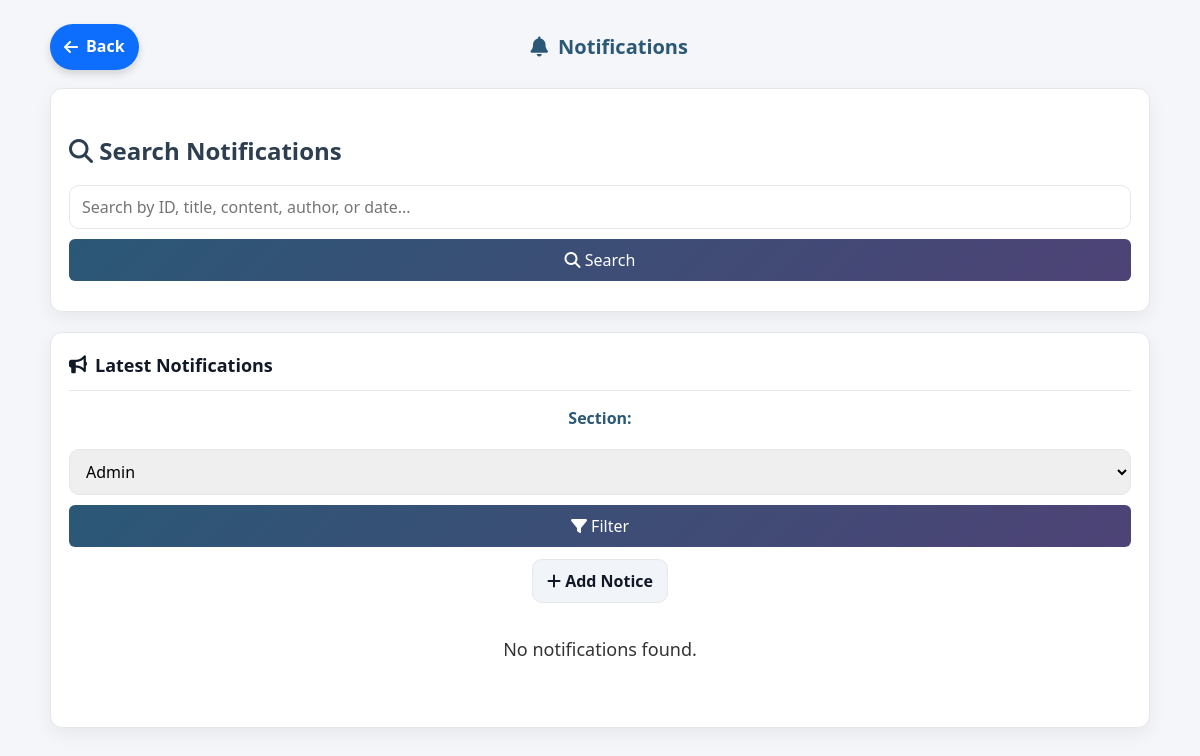
The page /admin/notification.php on the database as committed earlier.
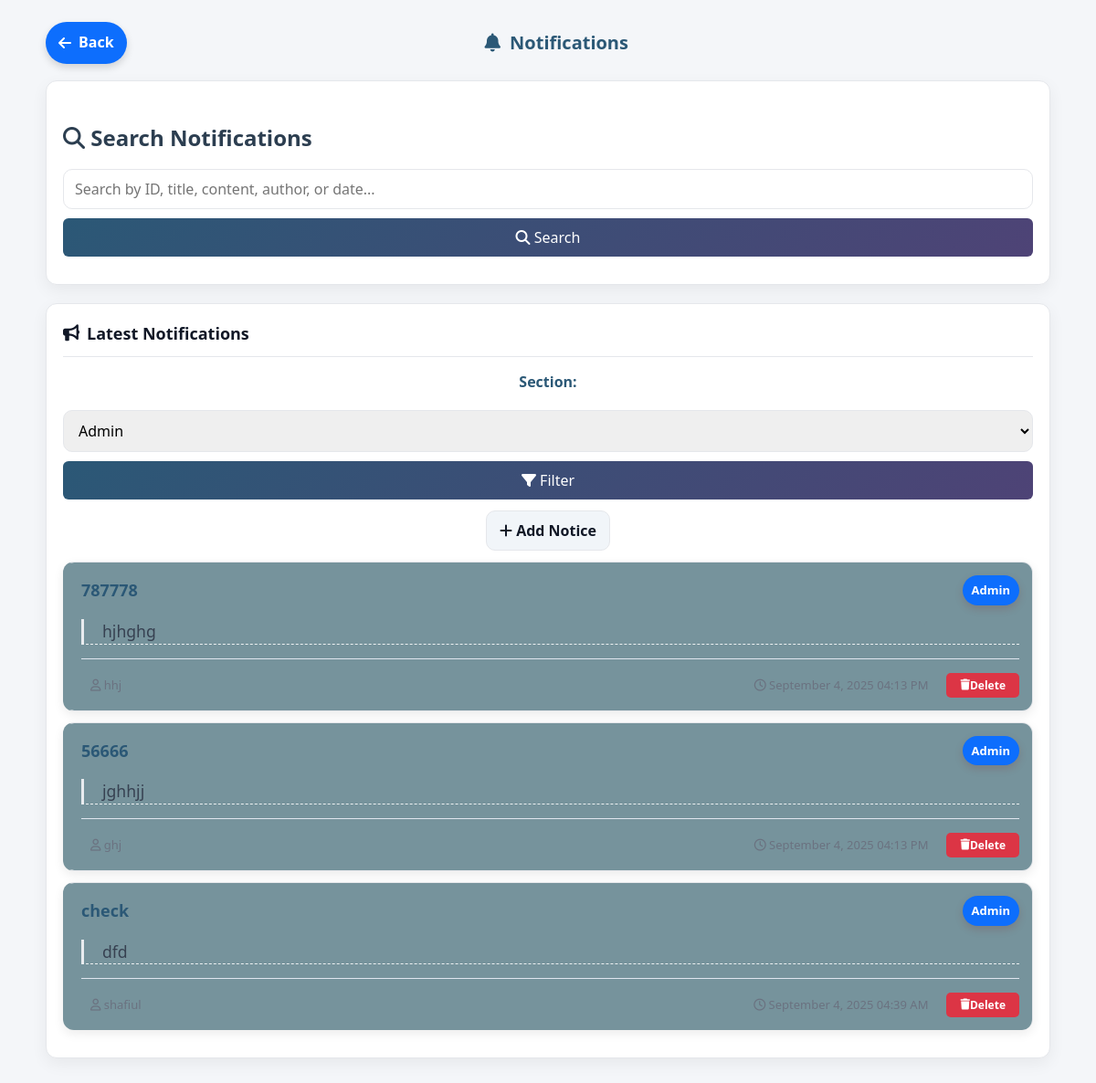
The same page on the database as committed later.
### tables this page shows
CREATE TABLE `notice` (
  `id` int(11) NOT NULL,
  `title` varchar(255) NOT NULL,
  `section` varchar(100) NOT NULL,
  `sub_section` varchar(50) DEFAULT NULL,
  `content` text NOT NULL,
  `author` varchar(100) NOT NULL,
  `created_at` timestamp NOT NULL DEFAULT current_timestamp(),
  `viewed` tinyint(1) DEFAULT 0 COMMENT '0=unread, 1=read'
);

### admin/notification.php (the view, shortened to what this page needs)
<?php
require_once '../library/notice.php';
$con = new mysqli(DB_SERVER, DB_USERNAME, DB_PASSWORD, DB_NAME);
$admin_email = $_SESSION['admin_email'] ?? '';
function getUnreadCounts($con, $admin_email) {
    $unreadCounts = [];
    $sections = ['Student', 'Staff', 'Department', 'Faculty', 'Library', 'Account', 'Admin', 'Bank', 'Event'];
    foreach ($sections as $section) {
        $query = "SELECT COUNT(*) as count FROM notice WHERE section = ? AND viewed = 0";
        if ($stmt = $con->prepare($query)) {
            $stmt->bind_param("s", $section);
            $stmt->execute();
            $result = $stmt->get_result();
            $row = $result->fetch_assoc();
            $unreadCounts[$section] = $row['count'];
        }
    }
    $departments = ['BCSE', 'EEE', 'BBA', 'ME', 'ENG', 'MATH', 'CIVIL', 'MBA', 'MHP', 'BSAg', 'BSME', 'BATHM', 'BSN'];
    foreach ($departments as $dept) {
        $query = "SELECT COUNT(*) as count FROM notice WHERE section = 'Department' AND sub_section = ? AND viewed = 0";
        if ($stmt = $con->prepare($query)) {
            $stmt->bind_param("s", $dept);
            $stmt->execute();
            $result = $stmt->get_result();
            $row = $result->fetch_assoc();
            $unreadCounts[$dept] = $row['count'];
        }
    }
    $query = "SELECT COUNT(*) as count FROM update_requests WHERE admin_email = ? AND action = 0";
    if ($stmt = $con->prepare($query)) {
        $stmt->bind_param("s", $admin_email);
        $stmt->execute();
        $result = $stmt->get_result();
        $row = $result->fetch_assoc();
        $unreadCounts['update_request'] = $row['count'];
    }
    return $unreadCounts;
}
$unreadCounts = getUnreadCounts($con, $admin_email);
$search_query = $_POST['search_query'] ?? '';
$show_search_results = false;
$selected_section = $_POST['section'] ?? 'Admin';
$selected_sub_section = $_POST['sub_section'] ?? '';
?>
<!DOCTYPE html>
<html lang="en">
<head>
    <link rel="stylesheet" href="all.css">
    <link rel="stylesheet" href="https://cdnjs.cloudflare.com/ajax/libs/font-awesome/6.5.0/css/all.min.css">
</head>
<body>
<div class="topbar">
    <a href="admin.php" class="back-btn">
    <i class="fa-solid fa-arrow-left"></i> Back
</a>
    <div class="page-title"><i class="fa-solid fa-bell"></i> Notifications</div>
</div>
<div class="panel search-panel">
    <h3><i class="fa-solid fa-search"></i> Search Notifications</h3>
    <form method="post" class="filter-form">
        <input type="search" name="search_query" placeholder="Search by ID, title, content, author, or date..." value="<?php echo htmlspecialchars($search_query); ?>" style="flex: 1;">
        <button type="submit" name="search_notices" class="btn-primary">
            <i class="fa-solid fa-search"></i> Search
        </button>
    </form>
</div>
<?php if (!$show_search_results): ?>
<div class="panel">
    <div class="section-header">
        <div class="section-title">
            <i class="fa-solid fa-bullhorn"></i>
            Latest Notifications
        </div>
    </div>
    <form method="post" class="filter-form">
        <label for="section">Section:</label>
        <select name="section" id="section" onchange="this.form.submit()">
            <?php
            $sections = ['Student', 'Faculty', 'Staff', 'Admin', 'AO', 'Bank', 'Department', 'Event', 'update_request'];
            foreach ($sections as $sec) {
                $sel = ($sec === $selected_section) ? 'selected' : '';
                if ($sec === 'update_request') {
                    $count = $unreadCounts['update_request'] ?? 0;
                } else {
                    $count = $unreadCounts[$sec] ?? 0;
                }
                $badge = $count > 0 ? " <span class='badge'>$count</span>" : "";
                echo "<option value=\"".htmlspecialchars($sec)."\" $sel>".htmlspecialchars($sec).$badge."</option>";
            }
            ?>
        </select>
        <button type="submit" name="notification" class="btn-primary"><i class="fa-solid fa-filter"></i> Filter</button>
    </form>
    <?php if ($selected_section !== 'update_request' && $selected_section !== 'Department' && $selected_section !== 'Event'): ?>
        <div style="text-align:center; margin:12px 0;">
            <form method="post" style="display:inline-block;">
                <button type="submit" name="show_add_notice_form" class="btn-ghost"><i class="fa-solid fa-plus"></i> Add Notice</button>
            </form>
        </div>
    <?php endif; ?>
    <?php
    $notices = [];
    if ($selected_section !== 'update_request') {
        if ($selected_section === 'Department' && !empty($selected_sub_section)) {
            $query1 = "SELECT * FROM notice WHERE section='Department' AND sub_section = ? ORDER BY created_at DESC";
            if ($stmt = $con->prepare($query1)) {
                $stmt->bind_param("s", $selected_sub_section);
                $stmt->execute();
                $result1 = $stmt->get_result();
                while ($row = $result1->fetch_assoc()) {
                    $row['source'] = 'notice';
                    $notices[] = $row;
                }
                $stmt->close();
            }
        } else {
            $query1 = "SELECT * FROM notice WHERE section = ? ORDER BY created_at DESC";
            if ($stmt = $con->prepare($query1)) {
                $stmt->bind_param("s", $selected_section);
                $stmt->execute();
                $result1 = $stmt->get_result();
                while ($row = $result1->fetch_assoc()) {
                    $row['source'] = 'notice';
                    $notices[] = $row;
                }
            }
        }
    }
    if (count($notices) > 0) {
        foreach ($notices as $row) {
            if ($row['source'] === 'notice') {
                $noticeClass = ($row['viewed'] == 0) ? "notice-card unread" : "notice-card read"; ?>
                <div class="<?php echo $noticeClass; ?>">
                    <div class="notice-header">
                        <h3 class="notice-title"><?php echo htmlspecialchars($row['title']); ?></h3>
                        <span class="notice-section">
                            <?php
                            echo htmlspecialchars($row['section']);
                            ?>
                        </span>
                    </div>
                    <div class="notice-content"><?php echo nl2br(htmlspecialchars($row['content'])); ?></div>
                    <div class="notice-footer">
                        <span><i class="fa-regular fa-user"></i> <?php echo htmlspecialchars($row['author']); ?></span>
                        <div class="date-delete-container">
                            <span><i class="fa-regular fa-clock"></i> <?php echo date('F j, Y h:i A', strtotime($row['created_at'])); ?></span>
                            <form method="post" style="display: inline;">
                                <button type="submit" name="delete_notice" class="delete-btn" onclick="return confirm('Are you sure you want to delete this notice?');">
                                    <i class="fa-solid fa-trash"></i> Delete
                                </button>
                            </form>
                        </div>
                    </div>
                </div>
            <?php }
        }
    } else {
        echo "<div class='no-notices'><p>No notifications found.</p></div>";
    }
    ?>
</div>
<?php endif; ?>

### library/notice.php (shortened to what this page needs)
<!DOCTYPE html>
<html lang="en">
<head>
   <link rel="stylesheet" href="library.css">
   <link rel="stylesheet" href="search_results.php">
</head>
<body>
   </body>
</html>

### library/library.css (style rules this page uses)
.notice-card { background: white; border-radius: 8px; box-shadow: 0 4px 12px rgba(0,0,0,0.08); padding: 20px; margin-bottom: 25px; border-left: 4px solid #3498db; transition: transform 0.3s ease, box-shadow 0.3s ease; }
.notice-header { display: flex; justify-content: space-between; align-items: center; margin-bottom: 15px; flex-wrap: wrap; }
.notice-title { color: #2c3e50; margin: 0; font-size: 20px; display: flex; align-items: center; gap: 8px; }
.notice-section { background: #e8f4fc; color: #3498db; padding: 4px 12px; border-radius: 20px; font-size: 14px; font-weight: 600; }
.notice-content { color: #34495e; line-height: 1.6; margin-bottom: 15px; padding-bottom: 15px; border-bottom: 1px dashed #ecf0f1; }
.notice-footer { display: flex; justify-content: space-between; font-size: 14px; color: #7f8c8d; }
h3 { color: #2c3e50; margin: 25px 0 15px; font-size: 1.5rem; }
a { color: #3498db; text-decoration: none; transition: all 0.3s ease; }
* { box-sizing: border-box; margin: 0; padding: 0; }
body { font-family: 'Segoe UI', Tahoma, Geneva, Verdana, sans-serif; background: #f9f9ff; }
.no-notices { text-align: center; padding: 50px 20px; color: #7f8c8d; }
.no-notices p { font-size: 18px; margin-bottom: 30px; }
p, li { line-height: 1.6; color: #333; margin-bottom: 10px; }

### admin/all.css (style rules this page uses)
* { margin: 0; padding: 0; box-sizing: border-box; font-family: 'Segoe UI', Tahoma, Geneva, Verdana, sans-serif; }
body { background-color: #f5f7fa; color: #333; }
.page-title { color: #2b5876; font-size: 30px; font-weight: 600; margin: 0; }
.filter-form { display: flex; flex-wrap: wrap; gap: 15px; margin-bottom: 20px; align-items: center; }
.filter-form label { font-weight: 600; color: #2b5876; }
.filter-form select, .filter-form input { padding: 10px; border: 1px solid #ddd; border-radius: 6px; font-size: 16px; }
.filter-form button { background: linear-gradient(135deg, #2b5876, #4e4376); color: white; border: none; padding: 10px 20px; border-radius: 6px; cursor: pointer; font-weight: 500; transition: all 0.3s; }
.notice-card { border-left: 4px solid #4e4376; background: #f8faff; border-radius: 8px; padding: 20px; margin-bottom: 20px; transition: all 0.3s; }
.notice-header { display: flex; justify-content: space-between; align-items: center; margin-bottom: 15px; flex-wrap: wrap; gap: 10px; }
.notice-title { color: #2b5876; font-size: 18px; display: flex; align-items: center; gap: 8px; }
.notice-section { background: #2b5876; color: white; padding: 4px 10px; border-radius: 20px; font-size: 12px; font-weight: 600; }
.notice-content { color: #444; line-height: 1.6; margin-bottom: 15px; }
.notice-footer { display: flex; justify-content: space-between; align-items: center; flex-wrap: wrap; gap: 15px; margin-top: 15px; padding-top: 15px; border-top: 1px solid #e0e6ef; }
.no-notices { text-align: center; padding: 40px 20px; color: #666; }
.no-notices p { font-size: 18px; margin-bottom: 25px; }

Rows that differ between the two databases and show on the page:
added notice: title "787778", section "Admin", content "hjhghg", author "hhj", created_at "September 4, 2025 04:13 PM"
added notice: title "56666", section "Admin", content "jghhjj", author "ghj", created_at "September 4, 2025 04:13 PM"
added notice: title "check", section "Admin", content "dfd", author "shafiul", created_at "September 4, 2025 04:39 AM"
Other text that changed with them:
text no longer shown: "No notifications found."
